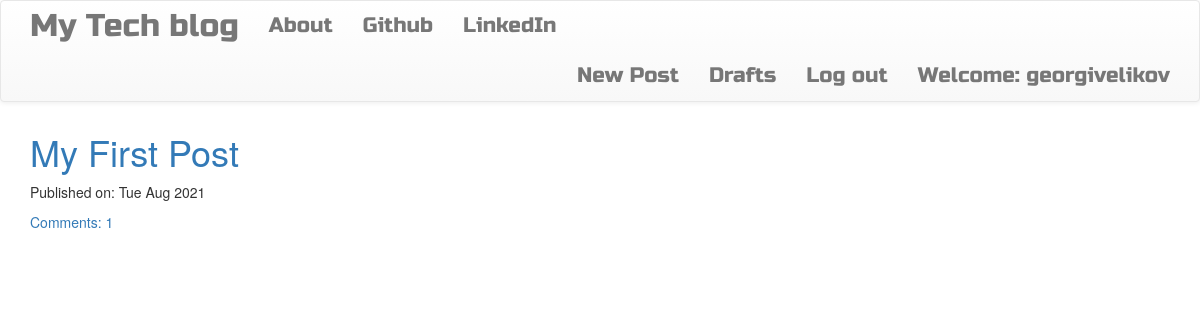
The app's page / (signed in) with its own data.
### blog_app/models.py (models this page shows, shortened)
class Post(models.Model):
    author = models.ForeignKey('auth.User', on_delete=models.CASCADE)
    title =  models.CharField(max_length=200)
    text = models.TextField()
    create_date = models.DateField(default=timezone.now)
    published_date = models.DateTimeField(blank=True, null=True)
    def approved_comments(self):
        return self.comments.filter(approved_comment=True)

### blog_app/views.py (the view)
# urls.py: path('', views.PostListView.as_view(), name='post_list'),
class PostListView(ListView):
    model = Post
    def get_queryset(self):
        return Post.objects.filter(published_date__lte=timezone.now()).order_by('-published_date')

### blog_app/templates/blog_app/post_list.html
{% extends "blog_app/base.html" %}
{% block content %}
<div class="centerstage">
  {% for post in post_list %}
  <div class="post">
    <h1><a href="{% url 'post_detail' pk=post.pk %}">{{ post.title }}</a></h1>
    <div class="date">
      <p>Published on: {{ post.published_date|date:"D M Y" }}</p>
    </div>
    <a href="{% url 'post_detail' pk=post.pk %}">Comments: {{ post.approved_comments.count }}</a>
  </div>
  {% endfor %}
</div>
{% endblock %}

### blog_app/templates/blog_app/base.html (shortened to what this page needs)
<!DOCTYPE html>
{% load static %}
<html lang="en" dir="ltr">
  <head>
    <link rel="stylesheet" href="https://maxcdn.bootstrapcdn.com/bootstrap/3.3.7/css/bootstrap.min.css"
 />
    <link rel="stylesheet" href="https://maxcdn.bootstrapcdn.com/bootstrap/3.3.7/css/bootstrap-theme.min.css"
>
    <link rel="stylesheet" href="//cdn.jsdelivr.net/medium-editor/latest/css/medium-editor.min.css" type="text/css" media="screen" charset="utf-8">
    <link rel="stylesheet" href="{% static 'css/blog_app.css' %}">
  </head>
  <body>
    <nav class="navbar navbar-default techfont custom-navbar">
  <div class="container">
    <ul class="nav navbar-nav">
      <li><a class='navbar-brand bigbrand' href="{% url 'post_list' %}">My Tech blog</a></li>
      <li><a href="{% url 'about' %}">About</a></li>
      <li><a href="https://www.github.com">Github</a></li>
      <li><a href="https://www.linkedin.com">LinkedIn</a></li>
    </ul>
    <ul class="nav navbar-nav navbar-right">
      {% if user.is_authenticated %}
      <li>
        <a href="{% url 'post_new' %}" >New Post</a>
      </li>
      <li>
        <a href="{% url 'post_draft_list' %}">Drafts</a>
      </li>
      <li>
        <a href="{% url 'logout' %}" >Log out</a>
      </li>
      <li>
        <a >Welcome: {{ user.username }}</a>
      </li>
        {% else %}
        <li><a class='nav navbar-right' href="{% url 'login' %}" ><span class="glyphicon glyphicon-user"></span></a></li>
      {% endif %}
    </ul>
</div>
</nav>
      <div class="content container">
          <div class="row">
              <div class="col-md-8">
                <div class="blog_posts">
                  {% block content %}
                  {% endblock %}
                </div>
              </div>
          </div>
      </div>
  </body>
</html>

### blog_app/static/css/blog_app.css (style rules this page uses)
.techfont { font-family: 'Russo One', sans-serif; font-size: 1.5em; margin-bottom: 10px; }
.centerstage { margin-left: auto; margin-right: auto; }
.bigbrand { font-size: 1.5em; }

### records on screen
Post: title "My First Post", published_date "Tue Aug 2021", approved_comments.count "1"

### other values on screen
{{ user.username }} "georgivelikov"
